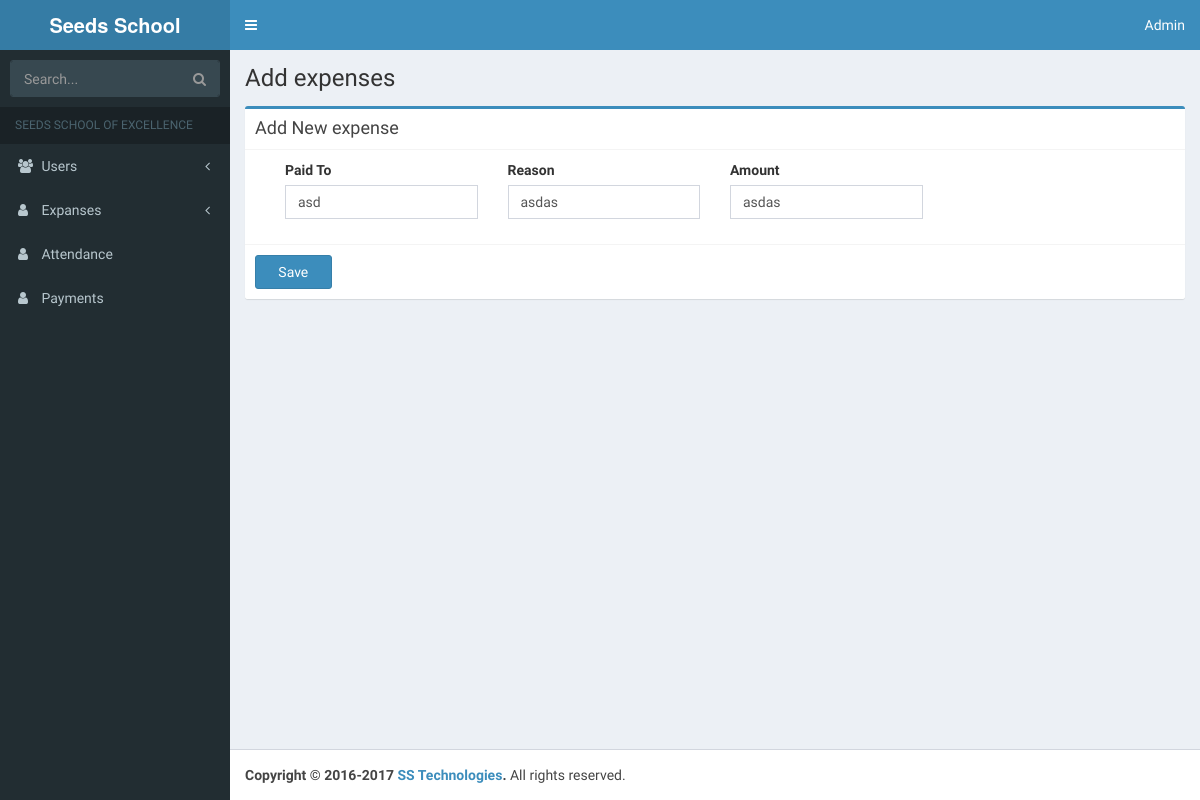
/expensecontroller/edit_expenses/5, run on the app's committed database.
### tables this page shows
CREATE TABLE IF NOT EXISTS `expenses` (
  `expense_id` int(11) NOT NULL AUTO_INCREMENT,
  `expense_name` varchar(255) NOT NULL,
  `expenses_reason` varchar(500) NOT NULL,
  `expense_amount` varchar(255) NOT NULL,
  `created_at` varchar(255) NOT NULL,
  `updated_at` varchar(255) NOT NULL,
  PRIMARY KEY (`expense_id`)
);

### application/controllers/ExpenseController.php (called while the page is built, shortened)
<?php
class ExpenseController extends CI_Controller {
    public function edit_expenses( $id = null ){
	$query  = $this->db->get( 'expenses' );
	$result = $query->result();
	$result = $result[0];
        $this->load->view('include/header');
        $this->load->view('include/sidebar');
        $this->load->view('expenses/edit_expenses',$result);
        $this->load->view('include/footer');
    }
}

### index.php (called while the page is built, shortened)
<?php
require_once BASEPATH.'core/CodeIgniter.php';

### application/views/expenses/edit_expenses.php (the view, shortened to what this page needs)
<div class="content-wrapper">
        <section class="content-header">
          <h1>
            Add expenses
          </h1>
        </section>
        <section class="content">
          <div class="row">
            <div class="col-md-12">
              <div class="box box-primary">
                <div class="box-header with-border">
                  <h3 class="box-title">Add New expense</h3>
                </div>
                <form role="form" action="<?= site_url()?>expensecontroller/create_expense_after_post" method="post">
                  <div class="box-body">
                        <div class="col-md-12">
                            <div class="form-group col-md-3">
                              <label for="exampleInputEmail1">Paid To</label>
                              <input type="text" name="expense_name" class="form-control" id="exampleInputEmail1" placeholder="Person Name" value="<?= $expense_name ?>" />
                            </div>
                            <div class="form-group col-md-3">
                              <label for="exampleInputEmail1">Reason</label>
                              <input type="text" name="expense_reason" class="form-control" id="exampleInputEmail1" placeholder="Reason" value="<?= $expenses_reason ?>" />
                            </div>
                            <div class="form-group col-md-3">
                              <label for="exampleInputEmail1">Amount</label>
                              <input type="text" name="expense_amount" class="form-control" id="exampleInputEmail1" placeholder="Expense Amount" value="<?= $expense_amount ?>" />
                            </div>
                        </div>
                  </div>
                  <div class="box-footer">
                    <button type="submit" class="btn btn-primary col-sm-1">Save</button>
                  </div>
                  </form>
                </div>
                </div>
              </div>
            </section>
            </div>

### data on the page
expenses: expense_name "asd", expense_reason "asdas", expense_amount "asdas"
